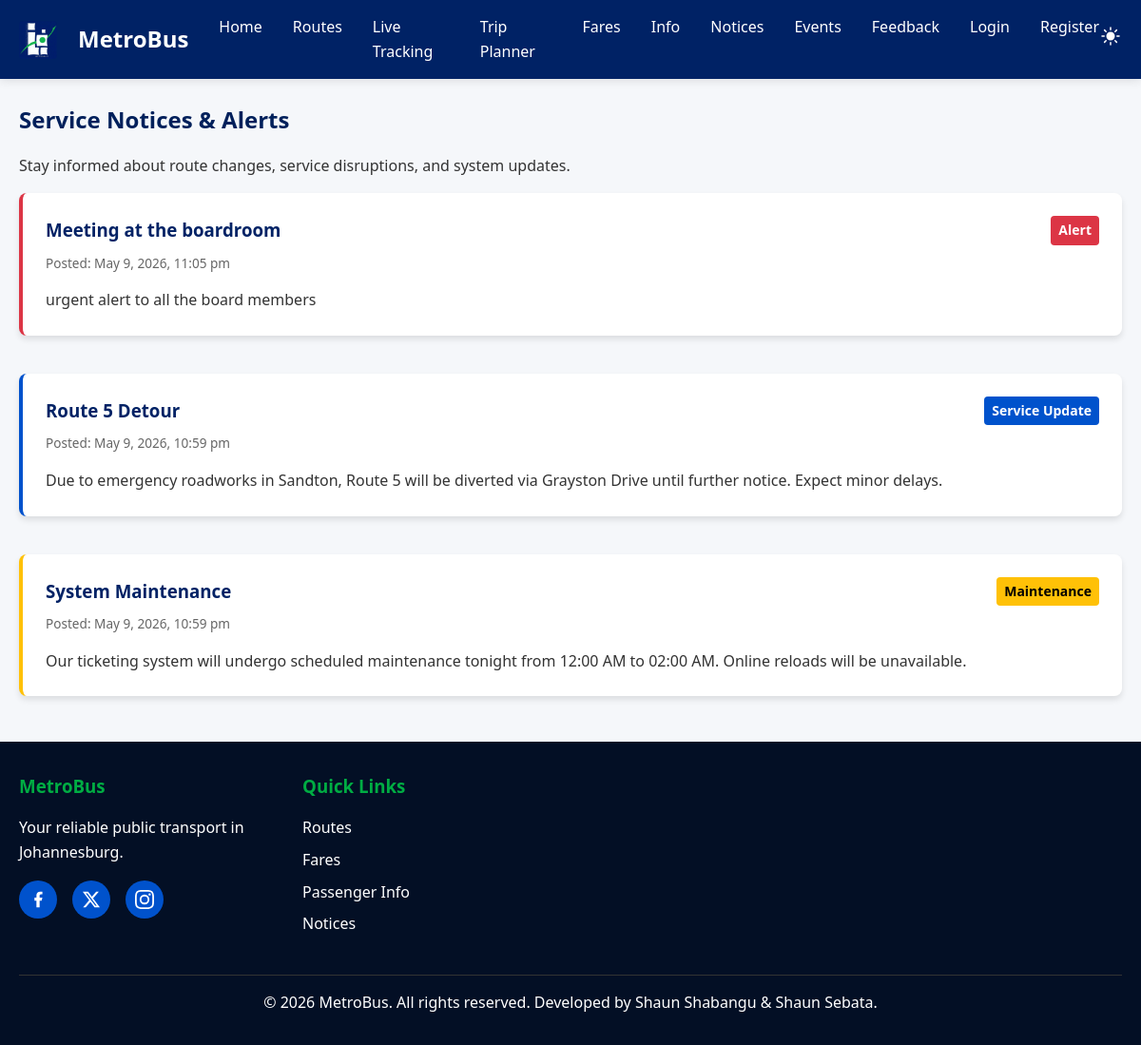
Page /notice.php on the committed database.
### tables this page shows
CREATE TABLE `notices` (
  `id` int(11) NOT NULL,
  `title` varchar(255) NOT NULL,
  `content` text NOT NULL,
  `category` enum('Service Update','Maintenance','Alert') DEFAULT 'Service Update',
  `created_at` timestamp NOT NULL DEFAULT current_timestamp()
);

### notice.php (the view, shortened to what this page needs)
<?php
require_once 'includes/header.php';
require_once 'includes/db.php';
$stmt = $pdo->query("SELECT * FROM notices ORDER BY created_at DESC");
$notices = $stmt->fetchAll();
?>
<main>
<section class="container mt-3">
<h1>Service Notices & Alerts</h1>
<p>Stay informed about route changes, service disruptions, and system updates.</p>
<div id="notices-container" class="grid grid-1 mt-2">
<?php if (empty($notices)): ?>
<div class="card text-center">
<h3>No active notices</h3>
<p>All MetroBus services are operating normally.</p>
</div>
<?php else: ?>
<?php foreach ($notices as $notice): ?>
<?php
$borderColor = '#0052CC';
if ($notice['category'] === 'Alert') $borderColor = '#dc3545';
if ($notice['category'] === 'Maintenance') $borderColor = '#ffc107';
?>
<div class="card mb-2" style="border-left: 4px solid <?php echo $borderColor; ?>;">
<div style="display: flex; justify-content: space-between; align-items: flex-start; margin-bottom: 0.5rem;">
<h3 style="margin: 0;"><?php echo htmlspecialchars($notice['title']); ?></h3>
<span class="status-badge" style="background-color: <?php echo $borderColor; ?>; color: <?php echo $notice['category'] === 'Maintenance' ? '#000' : '#fff'; ?>;">
<?php echo htmlspecialchars($notice['category']); ?>
</span>
</div>
<p style="color: #666; font-size: 0.85rem; margin-bottom: 1rem;">Posted: <?php echo date('F j, Y, g:i a', strtotime($notice['created_at'])); ?></p>
<p style="margin: 0;"><?php echo nl2br(htmlspecialchars($notice['content'])); ?></p>
</div>
<?php endforeach; ?>
<?php endif; ?>
</div>
</section>
</main>
<?php require_once 'includes/footer.php'; ?>

### assets/css/style.css (style rules this page uses)
* { margin: 0; padding: 0; box-sizing: border-box; }
body { font-family: 'Segoe UI', Tahoma, Geneva, Verdana, sans-serif; line-height: 1.6; color: #333; background-color: #F5F7FA; transition: background-color 0.3s, color 0.3s; }
.container { max-width: 1200px; margin: 0 auto; padding: 0 20px; }
main { min-height: calc(100vh - 200px); }
.card { background: white; border-radius: 8px; box-shadow: 0 4px 6px rgba(0, 0, 0, 0.1); padding: 1.5rem; margin-bottom: 1rem; transition: transform 0.3s, box-shadow 0.3s; display: flex; flex-direction: column; }
.status-badge { display: inline-block; padding: 0.25rem 0.5rem; border-radius: 4px; font-size: 0.875rem; font-weight: bold; }
.grid { display: grid; gap: 1.5rem; }
h1, h2, h3, h4, h5, h6 { margin-bottom: 1rem; color: #00205B; }
p { margin-bottom: 1rem; }
.mb-2 { margin-bottom: 1rem; }
.mt-2 { margin-top: 1rem; }
.mt-3 { margin-top: 1.5rem; }
.card h1, .card h2, .card h3, .card h4 { color: #002265 !important; }

### assets/css/responsive.css (style rules this page uses)
@media (min-width: 1200px) { .container { max-width: 1400px; } }

### rows in the picture
notices: title "Meeting at the boardroom", category "Alert", created_at "May 9, 2026, 11:05 pm", content "urgent alert to all the board members"
notices: title "Route 5 Detour", category "Service Update", created_at "May 9, 2026, 10:59 pm", content "Due to emergency roadworks in Sandton, Route 5 will be diverted via Grayston Drive until further notice. Expect minor delays."
notices: title "System Maintenance", category "Maintenance", created_at "May 9, 2026, 10:59 pm", content "Our ticketing system will undergo scheduled maintenance tonight from 12:00 AM to 02:00 AM. Online reloads will be unavailable."
